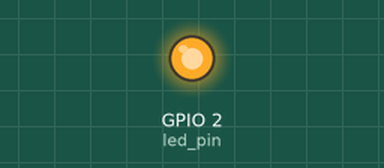
Bench run of a sketch on a simulated ESP32. Shown: output pins drawn as LEDs (lit = HIGH).

Above: at 0.15 s.
At 5.7 s:
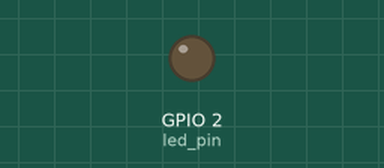
Timing chart, 0 to 6.9 s (numbered marks = the images above):
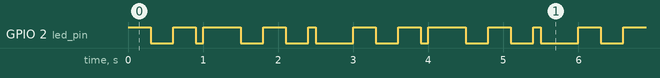

The sketch:

blinky.ino
```cpp
#if CONFIG_FREERTOS_UNICORE
static const BaseType_t app_cpu = 0;
#else
static const BaseType_t app_cpu = 1;
#endif

static const int led_pin = LED_BUILTIN;

static const int led_rate1 = 500;
static const int led_rate2 = 300;

void toggle_led_rate(void *parameter) {
  while(1) {
    digitalWrite(led_pin, HIGH);
    vTaskDelay(*((int *) parameter) / portTICK_PERIOD_MS);
    digitalWrite(led_pin, LOW);
    vTaskDelay(*((int *) parameter) / portTICK_PERIOD_MS);
  }
}

void setup() {
  pinMode(led_pin, OUTPUT);

  xTaskCreatePinnedToCore(
    toggle_led_rate
    , "Toggle LED Rate 1"
    , 1024
    , (void *) &led_rate1
    , 1
    , NULL
    , app_cpu
  );

  xTaskCreatePinnedToCore(
    toggle_led_rate
    , "Toggle LED Rate 2"
    , 1024
    , (void *) &led_rate2
    , 1
    , NULL
    , app_cpu
  );
}

void loop() {
  // put your main code here, to run repeatedly:

}
```

Measured:
- by itself, GPIO 2 (led_pin): repeats every 3.0 s: LOW 0.30 s, HIGH 0.30 s, LOW 0.10 s, HIGH 0.50 s, LOW 0.30 s, HIGH 0.30 s, LOW 0.30 s, HIGH 0.10 s, LOW 0.50 s, HIGH 0.30 s
- by itself, everything shown: repeats every 3.0 s, in 10 steps
